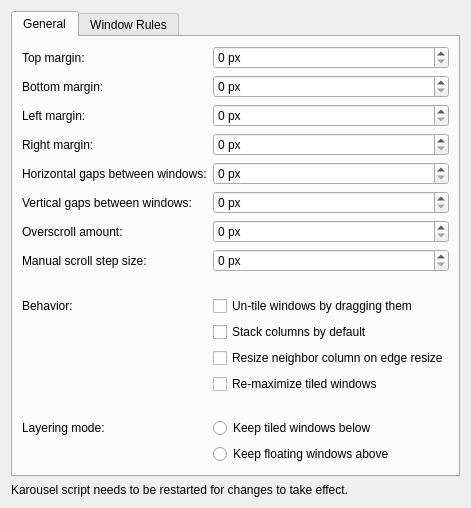
<?xml version="1.0" encoding="UTF-8"?>
<ui version="4.0">
    <class>KWin::KarouselConfigForm</class>
    <widget class="QWidget" name="KWin::KarouselConfigForm">
        <property name="windowTitle">
            <string>Karousel</string>
        </property>
        <property name="autoFillBackground">
            <bool>false</bool>
        </property>
        <layout class="QVBoxLayout" name="layout_main">
            <item>
                <widget class="QTabWidget" name="tabContainer">
                    <widget class="QWidget" name="tab_general">
                        <attribute name="title">
                            <string>General</string>
                        </attribute>
                        <layout class="QFormLayout" name="layout_tab_general">

                            <item row="0" column="0">
                                <widget class="QLabel" name="label_gapsOuterTop">
                                    <property name="text">
                                        <string>Top margin:</string>
                                    </property>
                                </widget>
                            </item>
                            <item row="0" column="1">
                                <widget class="QSpinBox" name="kcfg_gapsOuterTop">
                                    <property name="suffix">
                                        <string> px</string>
                                    </property>
                                    <property name="maximum">
                                        <number>999</number>
                                    </property>
                                    <property name="value">
                                        <number>0</number>
                                    </property>
                                </widget>
                            </item>

                            <item row="1" column="0">
                                <widget class="QLabel" name="label_gapsOuterBottom">
                                    <property name="text">
                                        <string>Bottom margin:</string>
                                    </property>
                                </widget>
                            </item>
                            <item row="1" column="1">
                                <widget class="QSpinBox" name="kcfg_gapsOuterBottom">
                                    <property name="suffix">
                                        <string> px</string>
                                    </property>
                                    <property name="maximum">
                                        <number>999</number>
                                    </property>
                                    <property name="value">
                                        <number>0</number>
                                    </property>
                                </widget>
                            </item>

                            <item row="2" column="0">
                                <widget class="QLabel" name="label_gapsOuterLeft">
                                    <property name="text">
                                        <string>Left margin:</string>
                                    </property>
                                </widget>
                            </item>
                            <item row="2" column="1">
                                <widget class="QSpinBox" name="kcfg_gapsOuterLeft">
                                    <property name="suffix">
                                        <string> px</string>
                                    </property>
                                    <property name="maximum">
                                        <number>999</number>
                                    </property>
                                    <property name="value">
                                        <number>0</number>
                                    </property>
                                </widget>
                            </item>

                            <item row="3" column="0">
                                <widget class="QLabel" name="label_gapsOuterRight">
                                    <property name="text">
                                        <string>Right margin:</string>
                                    </property>
                                </widget>
                            </item>
                            <item row="3" column="1">
                                <widget class="QSpinBox" name="kcfg_gapsOuterRight">
                                    <property name="suffix">
                                        <string> px</string>
                                    </property>
                                    <property name="maximum">
                                        <number>999</number>
                                    </property>
                                    <property name="value">
                                        <number>0</number>
                                    </property>
                                </widget>
                            </item>

                            <item row="4" column="0">
                                <widget class="QLabel" name="label_gapsInnerHorizontal">
                                    <property name="text">
                                        <string>Horizontal gaps between windows:</string>
                                    </property>
                                </widget>
                            </item>
                            <item row="4" column="1">
                                <widget class="QSpinBox" name="kcfg_gapsInnerHorizontal">
                                    <property name="suffix">
                                        <string> px</string>
                                    </property>
                                    <property name="maximum">
                                        <number>999</number>
                                    </property>
                                    <property name="value">
                                        <number>0</number>
                                    </property>
                                </widget>
                            </item>

                            <item row="5" column="0">
                                <widget class="QLabel" name="label_gapsInnerVertical">
                                    <property name="text">
                                        <string>Vertical gaps between windows:</string>
                                    </property>
                                </widget>
                            </item>
                            <item row="5" column="1">
                                <widget class="QSpinBox" name="kcfg_gapsInnerVertical">
                                    <property name="suffix">
                                        <string> px</string>
                                    </property>
                                    <property name="maximum">
                                        <number>999</number>
                                    </property>
                                    <property name="value">
                                        <number>0</number>
                                    </property>
                                </widget>
                            </item>

                            <item row="6" column="0">
                                <widget class="QLabel" name="label_overscroll">
                                    <property name="text">
                                        <string>Overscroll amount:</string>
                                    </property>
                                </widget>
                            </item>
                            <item row="6" column="1">
                                <widget class="QSpinBox" name="kcfg_overscroll">
                                    <property name="suffix">
                                        <string> px</string>
                                    </property>
                                    <property name="maximum">
                                        <number>999</number>
                                    </property>
                                    <property name="value">
                                        <number>0</number>
                                    </property>
                                </widget>
                            </item>

                            <item row="7" column="0">
                                <widget class="QLabel" name="label_manualScrollStep">
                                    <property name="text">
                                        <string>Manual scroll step size:</string>
                                    </property>
                                </widget>
                            </item>
                            <item row="7" column="1">
                                <widget class="QSpinBox" name="kcfg_manualScrollStep">
                                    <property name="suffix">
                                        <string> px</string>
                                    </property>
                                    <property name="maximum">
                                        <number>999</number>
                                    </property>
                                    <property name="value">
                                        <number>0</number>
                                    </property>
                                </widget>
                            </item>

                            <item row="8" column="1">
                                <spacer name="separator_behavior">
                                    <property name="orientation">
                                        <enum>Qt::Vertical</enum>
                                    </property>
                                    <property name="sizeType">
                                        <enum>QSizePolicy::Fixed</enum>
                                    </property>
                                    <property name="sizeHint" stdset="0">
                                        <size>
                                            <width>0</width>
                                            <height>12</height>
                                        </size>
                                    </property>
                                </spacer>
                            </item>
                            <item row="9" column="0">
                                <widget class="QLabel" name="label_behavior">
                                    <property name="text">
                                        <string>Behavior:</string>
                                    </property>
                                </widget>
                            </item>
                            <item row="9" column="1">
                                <widget class="QCheckBox" name="kcfg_untileOnDrag">
                                    <property name="text">
                                        <string>Un-tile windows by dragging them</string>
                                    </property>
                                </widget>
                            </item>
                            <item row="10" column="1">
                                <widget class="QCheckBox" name="kcfg_stackColumnsByDefault">
                                    <property name="text">
                                        <string>Stack columns by default</string>
                                    </property>
                                    <property name="toolTip">
                                        <string>New columns start in stacked mode</string>
                                    </property>
                                </widget>
                            </item>
                            <item row="11" column="1">
                                <widget class="QCheckBox" name="kcfg_resizeNeighborColumn">
                                    <property name="text">
                                        <string>Resize neighbor column on edge resize</string>
                                    </property>
                                    <property name="toolTip">
                                        <string>When resizing a column by dragging its edge, also inversely resize the column on the other side of the edge</string>
                                    </property>
                                </widget>
                            </item>
                            <item row="12" column="1">
                                <widget class="QCheckBox" name="kcfg_reMaximize">
                                    <property name="text">
                                        <string>Re-maximize tiled windows</string>
                                    </property>
                                    <property name="toolTip">
                                        <string>Restore maximized and full-screen states of tiled windows on focus</string>
                                    </property>
                                </widget>
                            </item>

                            <item row="13" column="1">
                                <spacer name="separator_layering">
                                    <property name="orientation">
                                        <enum>Qt::Vertical</enum>
                                    </property>
                                    <property name="sizeType">
                                        <enum>QSizePolicy::Fixed</enum>
                                    </property>
                                    <property name="sizeHint" stdset="0">
                                        <size>
                                            <width>0</width>
                                            <height>12</height>
                                        </size>
                                    </property>
                                </spacer>
                            </item>
                            <item row="14" column="0">
                                <widget class="QLabel" name="label_layering">
                                    <property name="text">
                                        <string>Layering mode:</string>
                                    </property>
                                </widget>
                            </item>
                            <item row="14" column="1">
                                <widget class="QRadioButton" name="kcfg_tiledKeepBelow">
                                    <property name="text">
                                        <string>Keep tiled windows below</string>
                                    </property>
                                </widget>
                            </item>
                            <item row="15" column="1">
                                <widget class="QRadioButton" name="kcfg_floatingKeepAbove">
                                    <property name="text">
                                        <string>Keep floating windows above</string>
                                    </property>
                                </widget>
                            </item>

                        </layout>
                    </widget>
                    <widget class="QWidget" name="tab_windowRules">
                        <attribute name="title">
                            <string>Window Rules</string>
                        </attribute>
                        <layout class="QVBoxLayout" name="layout_tab_windowRules">
                            <item>
                                <widget class="QPlainTextEdit" name="kcfg_windowRules">
                                    <property name="tabChangesFocus">
                                        <bool>true</bool>
                                    </property>
                                    <property name="lineWrapMode">
                                        <enum>QPlainTextEdit::NoWrap</enum>
                                    </property>
                                    <property name="font">
                                        <font><family>Monospace</family></font>
                                    </property>
                                </widget>
                            </item>
                        </layout>
                    </widget>
                </widget>
            </item>
         <item>
            <widget class="QLabel" name="label">
                <property name="text">
                    <string>Karousel script needs to be restarted for changes to take effect.</string>
                </property>
            </widget>
        </item>
        </layout>
    </widget>
    <resources/>
    <connections/>
</ui>
